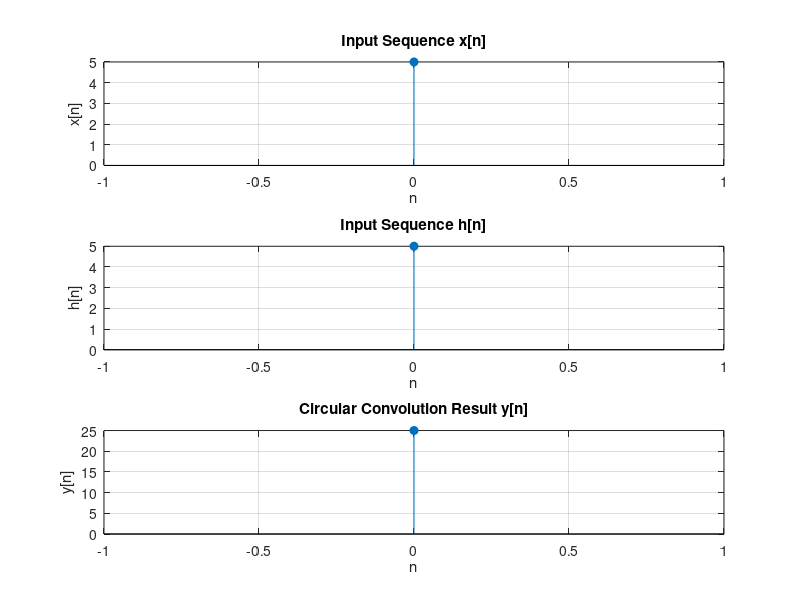

MATLAB code for this plot:


% User-defined sequences
x = input('Enter the first sequence');
h = input('Enter the second sequence');

% Determine the length for circular convolution (max of lengths)
N = max(length(x), length(h));

% Zero-pad sequences to the same length
x_padded = [x zeros(1, N - length(x))];
h_padded = [h zeros(1, N - length(h))];

% Perform FFT on both sequences
X = fft(x_padded, N);
H = fft(h_padded, N);

% Multiply the FFT results element-wise
Y = X .* H;

% Perform IFFT to get the circular convolution result
y_circular_conv = ifft(Y);
disp(y_circular_conv)


% Plot the input sequences and circular convolution result
figure;
subplot(3,1,1);
stem(0:N-1, x_padded, 'filled');
title('Input Sequence x[n]');
xlabel('n');
ylabel('x[n]');
grid on;

subplot(3,1,2);
stem(0:N-1, h_padded, 'filled');
title('Input Sequence h[n]');
xlabel('n');
ylabel('h[n]');
grid on;

subplot(3,1,3);
stem(0:N-1, real(y_circular_conv), 'filled');
title('Circular Convolution Result y[n]');
xlabel('n');
ylabel('y[n]');
grid on;
